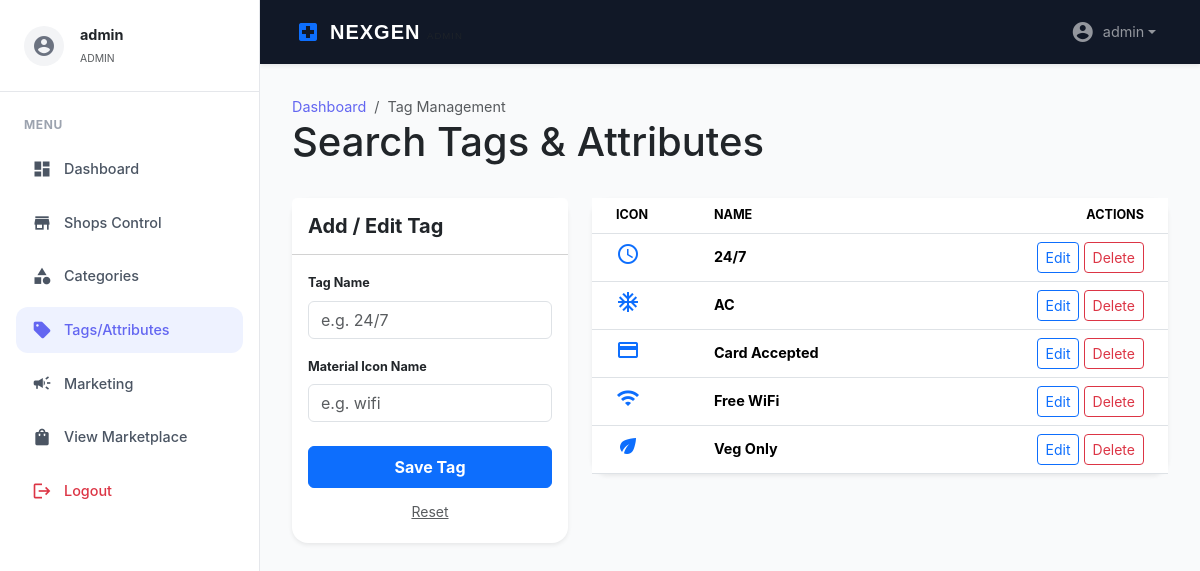
The app's page /admin/manage_tags.php (signed in) with its own data.
### tables this page shows
CREATE TABLE shop_tags (
    id INTEGER PRIMARY KEY AUTOINCREMENT,
    name TEXT NOT NULL UNIQUE,
    icon TEXT
);

### includes/config.php (called while the page is built, shortened)
<?php
function e($text) {
    return htmlspecialchars($text ?? '', ENT_QUOTES, 'UTF-8');
}
?>

### admin/manage_tags.php (the view, shortened to what this page needs)
<?php
require_once '../includes/config.php';
require_once '../includes/admin_layout_header.php';
$tags = $pdo->query("SELECT * FROM shop_tags ORDER BY name ASC")->fetchAll();
?>
<div class="page__heading d-flex align-items-center">
    <div class="flex">
        <nav aria-label="breadcrumb">
            <ol class="breadcrumb mb-0">
                <li class="breadcrumb-item"><a href="index.php">Dashboard</a></li>
                <li class="breadcrumb-item active" aria-current="page">Tag Management</li>
            </ol>
        </nav>
        <h1 class="m-0">Search Tags & Attributes</h1>
    </div>
</div>
<div class="row g-4">
    <div class="col-lg-4">
        <div class="card shadow-sm border-0">
            <div class="card-header bg-white py-3">
                <h5 class="card-title m-0 fw-bold">Add / Edit Tag</h5>
            </div>
            <div class="card-body">
                <form method="POST">
                    <div class="mb-3">
                        <label class="form-label small fw-bold">Tag Name</label>
                        <input type="text" name="name" id="tag_name" class="form-control" placeholder="e.g. 24/7" required>
                    </div>
                    <div class="mb-4">
                        <label class="form-label small fw-bold">Material Icon Name</label>
                        <input type="text" name="icon" id="tag_icon" class="form-control" placeholder="e.g. wifi">
                    </div>
                    <button type="submit" class="btn btn-primary w-100 py-2 fw-bold">Save Tag</button>
                    <button type="button" onclick="resetForm()" class="btn btn-link btn-sm w-100 mt-2 text-muted">Reset</button>
                </form>
            </div>
        </div>
    </div>
    <div class="col-lg-8">
        <div class="card shadow-sm border-0">
            <div class="table-responsive">
                <table class="table table-hover mb-0">
                    <thead class="bg-light">
                        <tr class="text-uppercase small text-muted">
                            <th class="ps-4">Icon</th>
                            <th>Name</th>
                            <th class="text-end pe-4">Actions</th>
                        </tr>
                    </thead>
                    <tbody class="align-middle">
                        <?php foreach($tags as $t): ?>
                        <tr>
                            <td class="ps-4">
                                <i class="material-icons text-primary"><?php echo e($t['icon'] ?: 'tag'); ?></i>
                            </td>
                            <td class="fw-bold"><?php echo e($t['name']); ?></td>
                            <td class="text-end pe-4">
                                <button class="btn btn-sm btn-outline-primary" onclick='editTag(<?php echo json_encode($t); ?>)'>Edit</button>
                                <a href="?delete=<?php echo $t['id']; ?>" class="btn btn-sm btn-outline-danger" onclick="return confirm('Delete this tag?')">Delete</a>
                            </td>
                        </tr>
                        <?php endforeach; ?>
                    </tbody>
                </table>
            </div>
        </div>
    </div>
</div>
<?php require_once '../includes/admin_layout_footer.php'; ?>

### includes/admin_layout_header.php (style rules this page uses)
:root { --sidebar-width: 260px; --primary-indigo: #6366f1; --sidebar-bg: #ffffff; --header-bg: #111827; }
body { font-family: 'Inter', sans-serif; background-color: #f9fafb; font-size: 0.9rem; }
.page__heading { margin-bottom: 2rem; }
.breadcrumb { background: transparent; padding: 0; margin-bottom: 0.5rem; }
.breadcrumb-item a { color: var(--primary-indigo); text-decoration: none; }
.card { border: 1px solid #e5e7eb; border-radius: 16px; box-shadow: 0 1px 3px rgba(0,0,0,0.05); background: #fff; }

### records on screen
shop_tags: name "24/7"
shop_tags: name "AC"
shop_tags: name "Card Accepted"
shop_tags: name "Free WiFi"
shop_tags: name "Veg Only"

### other values on screen
$_SESSION['username'] "admin"
$_SESSION['role'] "ADMIN"
